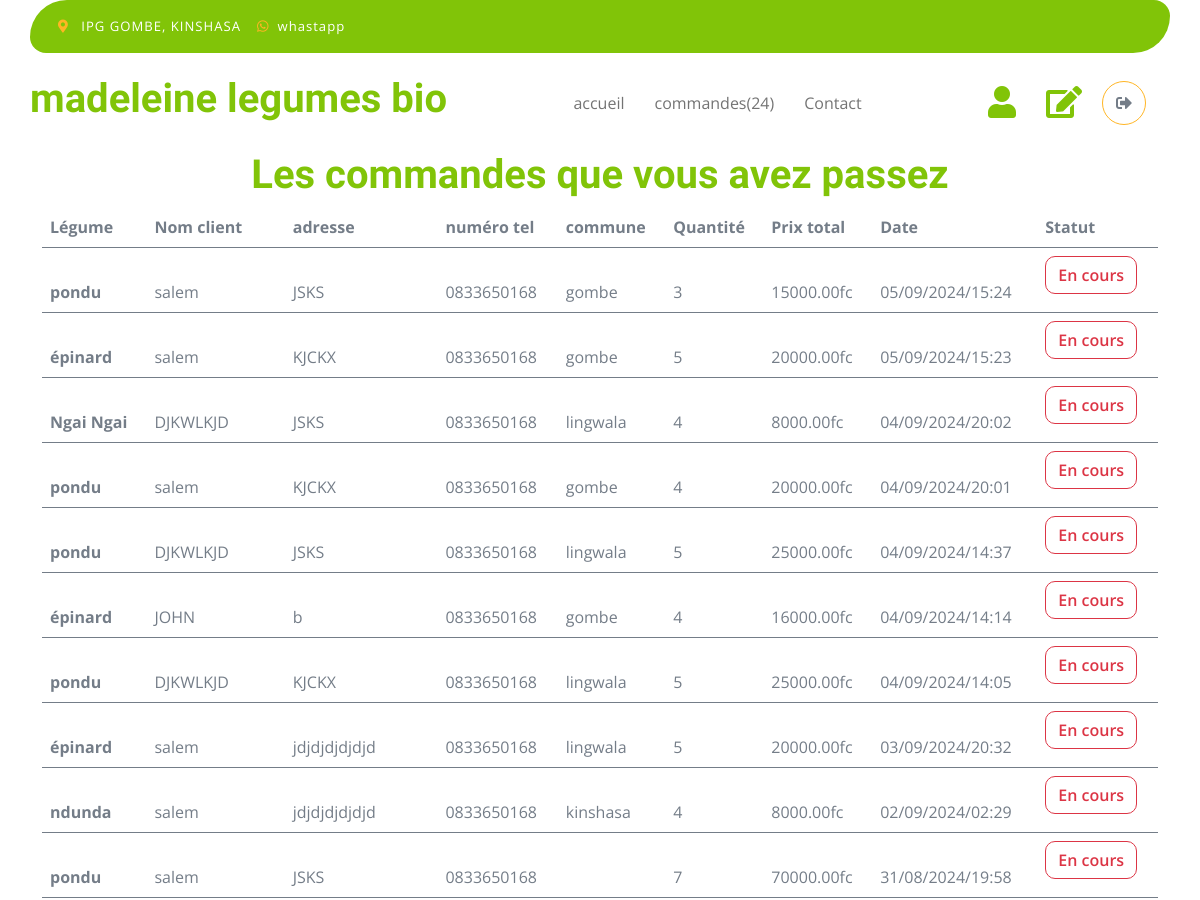
The page /accounts/seeallcommands/ (signed in, upper part) on the database as committed earlier.
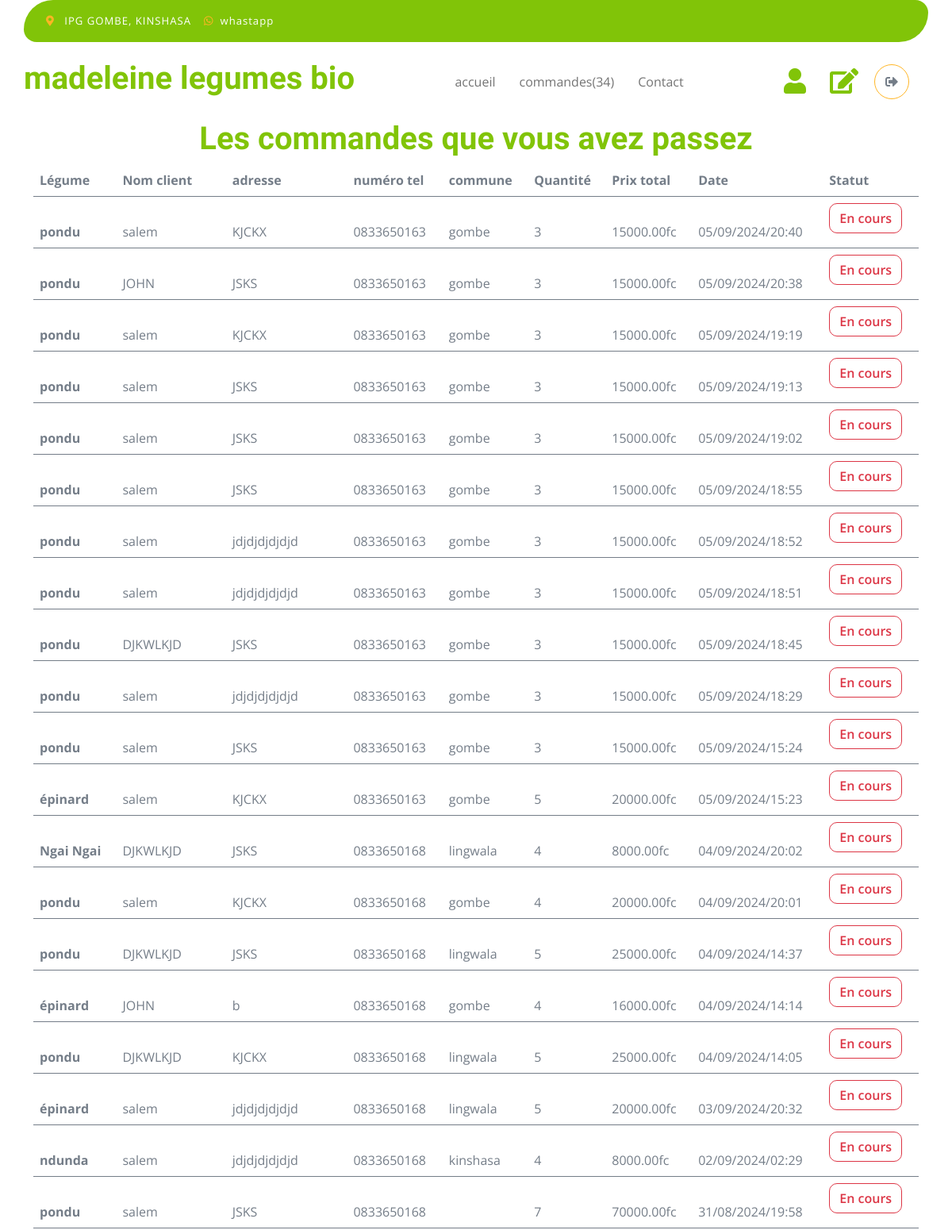
The same page on the database as committed later.
### vegetable_shop/models.py (models this page shows, shortened)
class Command(models.Model):
    user = models.ForeignKey(User, on_delete=models.CASCADE, default=1)
    vegetable = models.ForeignKey('Vegetable', on_delete=models.CASCADE)
    quantity = models.IntegerField()
    amount = models.DecimalField(max_digits=10, decimal_places=2, default=0)
    name_client = models.CharField(max_length=100)
    commune_client = models.CharField(max_length=200)
    address_client = models.CharField(max_length=200)
    date_command = models.DateTimeField(default=datetime.now)
    statut = models.CharField(max_length=50, default='En cours')

class Vegetable(models.Model):
       name = models.CharField(max_length=100)
       description = models.TextField()
       picture = models.ImageField(upload_to='pictures', blank=True)
       price = models.DecimalField(max_digits=10, decimal_places=2)
       stock = models.IntegerField()
       date_add = models.DateTimeField(auto_now_add=True)
       def __str__(self):
           return self.name

### accounts/models.py (models this page shows, shortened)
class Profile(models.Model):
    user = models.OneToOneField(User, on_delete=models.CASCADE)
    phone_number = models.CharField(max_length=15, blank=True)
    commune =  models.CharField(max_length=100, blank=True)

### accounts/views.py (the view)
# urls.py: path('seeallcommands/', views.seeallcommands, name='seeallcommands'),
@permission_required('vegetable_shop.change_command')
def seeallcommands(request):
    ongoing_commands = Command.objects.filter(statut='En cours').order_by('-date_command')
    other_commands = Command.objects.exclude(statut='En cours').order_by('-date_command')
    all_commands = list(ongoing_commands) + list(other_commands)
    total_commands = Command.objects.filter(statut= 'En cours').count()
    return render(request, 'accounts/seeallcommands.html', {'commands': all_commands, 'total_commands': total_commands})

### accounts/templates/accounts/seeallcommands.html (shortened to what this page needs)
{% load static %}
<!DOCTYPE html>
<html lang="en">
    <head>
        <link rel="stylesheet" href="https://use.fontawesome.com/releases/v5.15.4/css/all.css"/>
        <link href="https://cdn.jsdelivr.net/npm/bootstrap-icons@1.4.1/font/bootstrap-icons.css" rel="stylesheet">
        <link href="https://cdnjs.cloudflare.com/ajax/libs/animate.css/4.1.1/animate.min.css" rel="stylesheet">
        <link href="https://unpkg.com/aos@2.3.1/dist/aos.css" rel="stylesheet">
        <link href="{% static 'css/bootstrap.min.css' %}" rel="stylesheet">
        <link href="{% static 'css/style.css' %}" rel="stylesheet">
    </head>
    <body>
        <div class="container-fluid fixed-top">
            <div class="container topbar bg-primary d-none d-lg-block">
                <div class="d-flex justify-content-between">
                    <div class="top-info ps-2">
                        <small class="me-3"><i class="fas fa-map-marker-alt me-2 text-secondary"></i> <a href="#" class="text-white">IPG GOMBE, KINSHASA</a></small>
                        <small class="me-3"><i class="fab fa-whatsapp me-2 text-secondary"></i><a href="https://wa.me/243810589288" class="text-white">whastapp</a></small>
                    </div>
                </div>
            </div>
            <div class="container px-0">
                <nav class="navbar navbar-light bg-white navbar-expand-xl">
                    <a href="/" class="navbar-brand"><h1 class="text-primary display-6 animate__animated animate__fadeInLeft">madeleine legumes bio</h1></a>
                    <div class="collapse navbar-collapse bg-white" id="navbarCollapse">
                        <div class="navbar-nav mx-auto">
                            <a href="{% url 'vegetable_shop:index' %}" class="nav-item nav-link animate__animated animate__fadeInDown">accueil</a>
                            {% if user.is_staff %}
                            <a href="{% url 'accounts:seeallcommands' %}" class="nav-item nav-link animate__animated animate__fadeInDown" style="animation-delay: 0.1s;">commandes({{total_commands}})</a>
                            {% else %}
                            <a href="{% url 'vegetable_shop:commands' %}" class="nav-item nav-link animate__animated animate__fadeInDown" style="animation-delay: 0.1s;">commandes</a>
                            {% endif %}
                            <a href="{% url 'vegetable_shop:contact' %}" class="nav-item nav-link animate__animated animate__fadeInDown" style="animation-delay: 0.2s;">Contact</a>
                        </div>
                        <div class="d-flex m-3 me-0">
                            {% if user.is_staff %}
                            <a href="{% url 'accounts:add_user_staff' %}" class="my-auto animate__animated animate__fadeInRight">
                                <i class="fas fa-user fa-2x"></i>
                            </a>
                            {% else %}
                            <a href="{% url 'accounts:seecommands' %}" class="my-auto animate__animated animate__fadeInRight">
                                <i class="fas fa-user fa-2x"></i>
                            </a>
                            {% endif %}
                            {% if user.is_staff %}
                            <a href="{% url 'accounts:editsite' %}" class="my-auto animate__animated animate__fadeInRight" style="margin-left: 30px; margin-right: 20px; animation-delay: 0.1s;">
                                <i class="fas fa-edit fa-2x"></i>
                            </a>
                            {% endif %}
                            {% if user.is_authenticated %}
                                {% with icon='fas fa-sign-out-alt' %}
                                    <a href="{% url 'accounts:logout' %}" class="btn-search btn border border-secondary btn-md-square rounded-circle bg-white me-4 animate__animated animate__fadeInRight" style="animation-delay: 0.3s;">
                                        <i class="{{ icon }}"></i>
                                    </a>
                                {% endwith %}
                            {% else %}
                                {% with icon='fas fa-sign-in-alt' %}
                                    <a href="{% url 'accounts:login' %}" class="btn-search btn border border-secondary btn-md-square rounded-circle bg-white me-4 animate__animated animate__fadeInRight" style="animation-delay: 0.3s;">
                                        <i class="{{ icon }}"></i>
                                    </a>
                                {% endwith %}
                            {% endif %}
                        </div>
                    </div>
                </nav>
            </div>
        </div>
        <div class="container py-5 mt-5" id="seecommands" style="position:relative; top: 55px;">
            {% block content %}
            <h1 class="text-primary text-center animate__animated animate__fadeInDown">Les commandes que vous avez passez</h1>
            <div class="table-responsive animate__animated animate__fadeIn" style="animation-delay: 0.5s;">
                <table class="table">
                    <thead>
                      <tr>
                        <th scope="col">Légume</th>
                        <th scope="col">Nom client</th>
                        <th scope="col">adresse</th>
                        <th scope="col">numéro tel</th>
                        <th scope="col">commune</th>
                        <th scope="col">Quantité</th>
                        <th scope="col">Prix total</th>
                        <th scope="col">Date</th>
                        <th scope="col">Statut</th>
                      </tr>
                    </thead>
                    {% for command in commands %}
                    <tbody>
                        <tr class="animate__animated animate__fadeInUp" >
                            <th scope="row">
                                <p class="mb-0 mt-4">{{command.vegetable}}</p>
                            </th>
                            <td>
                                <p class="mb-0 mt-4">{{ command.name_client }}</p>
                            </td>
                            <td>
                                <p class="mb-0 mt-4">{{command.address_client}}</p>
                            </td>
                            <td>
                                <p class="mb-0 mt-4">{{command.user.profile.phone_number}}</p>
                            </td>
                            <td>
                                <p class="mb-0 mt-4">{{command.commune_client}}</p>
                            </td>
                            <td>
                               <p class="mb-0 mt-4">{{command.quantity}}</p>
                            </td>
                            <td>
                                <p class="mb-0 mt-4"> {{command.amount}}fc </p>
                            </td>
                            <td>
                                <p class="mb-0 mt-4"> {{ command.date_command|date:"d/m/Y/H:i" }} </p>
                            </td>
                            {% if command.statut == 'effectué' %}
                            {% with color_statut='btn-link' %}
                                <td>
                                    <a href="{% url 'accounts:update_status' command.id %}" class="btn {{ color_statut }} statut animate__animated animate__pulse animate__infinite" data-id="{{ command.id }}"> {{ command.statut }} </a>
                                </td>
                            {% endwith %}
                        {% else %}
                            {% with color_statut='btn-outline-danger' %}
                                <td>
                                    <a href="{% url 'accounts:update_status' command.id %}" class="btn {{ color_statut }} statut animate__animated animate__pulse animate__infinite" data-id="{{ command.id }}"> {{ command.statut }} </a>
                                </td>
                            {% endwith %}
                        {% endif %}
                        </tr>
                    </tbody>
                    {% empty %}
                    <h3 class="text-center animate__animated animate__fadeIn" style="animation-delay: 0.5s;">Aucune commande n'a encore été passée</h3>
                    {% endfor %}
                </table>
            </div>
            {% endblock %}
        </div>
</body>
</html>

### static/css/style.css (style rules this page uses)
.btn { font-weight: 600; transition: .5s; }
.btn-md-square { width: 44px; height: 44px; }
.btn-square, .btn-sm-square, .btn-md-square, .btn-lg-square { padding: 0; display: flex; align-items: center; justify-content: center; font-weight: normal; }
.btn.border-secondary { transition: 0.5s; }
.fixed-top { transition: 0.5s; background: var(--bs-white); border: 0; }
.topbar { padding: 20px; border-radius: 230px 100px; }
.topbar .top-info { font-size: 15px; line-height: 0; letter-spacing: 1px; display: flex; align-items: center; }
.navbar .navbar-nav .nav-link { padding: 10px 15px; font-size: 16px; transition: .5s; }
.navbar { height: 100px; border-bottom: 1px solid rgba(255, 255, 255, .1); }

Rows that differ between the two databases and show on the page:
added Command: vegetable "pondu", name_client "salem", address_client "KJCKX", user.profile.phone_number "0833650163", commune_client "gombe", quantity "3", amount "15000.00", date_command "05/09/2024/20:40", statut "En cours"
added Command: vegetable "pondu", name_client "JOHN", address_client "JSKS", user.profile.phone_number "0833650163", commune_client "gombe", quantity "3", amount "15000.00", date_command "05/09/2024/20:38", statut "En cours"
added Command: vegetable "pondu", name_client "salem", address_client "KJCKX", user.profile.phone_number "0833650163", commune_client "gombe", quantity "3", amount "15000.00", date_command "05/09/2024/19:19", statut "En cours"
added Command: vegetable "pondu", name_client "salem", address_client "JSKS", user.profile.phone_number "0833650163", commune_client "gombe", quantity "3", amount "15000.00", date_command "05/09/2024/19:13", statut "En cours"
added Command: vegetable "pondu", name_client "salem", address_client "JSKS", user.profile.phone_number "0833650163", commune_client "gombe", quantity "3", amount "15000.00", date_command "05/09/2024/19:02", statut "En cours"
added Command: vegetable "pondu", name_client "salem", address_client "JSKS", user.profile.phone_number "0833650163", commune_client "gombe", quantity "3", amount "15000.00", date_command "05/09/2024/18:55", statut "En cours"
added Command: vegetable "pondu", name_client "salem", address_client "jdjdjdjdjdjd", user.profile.phone_number "0833650163", commune_client "gombe", quantity "3", amount "15000.00", date_command "05/09/2024/18:52", statut "En cours"
added Command: vegetable "pondu", name_client "salem", address_client "jdjdjdjdjdjd", user.profile.phone_number "0833650163", commune_client "gombe", quantity "3", amount "15000.00", date_command "05/09/2024/18:51", statut "En cours"
added Command: vegetable "pondu", name_client "DJKWLKJD", address_client "JSKS", user.profile.phone_number "0833650163", commune_client "gombe", quantity "3", amount "15000.00", date_command "05/09/2024/18:45", statut "En cours"
added Command: vegetable "pondu", name_client "salem", address_client "jdjdjdjdjdjd", user.profile.phone_number "0833650163", commune_client "gombe", quantity "3", amount "15000.00", date_command "05/09/2024/18:29", statut "En cours"
changed through a linked row, Command (number 11 of 20 on the later page): user.profile.phone_number "0833650168" → "0833650163"
changed through a linked row, Command (number 12 of 20 on the later page): user.profile.phone_number "0833650168" → "0833650163"
Other text that changed with them:
{{ total_commands }}: "24" → "34"
